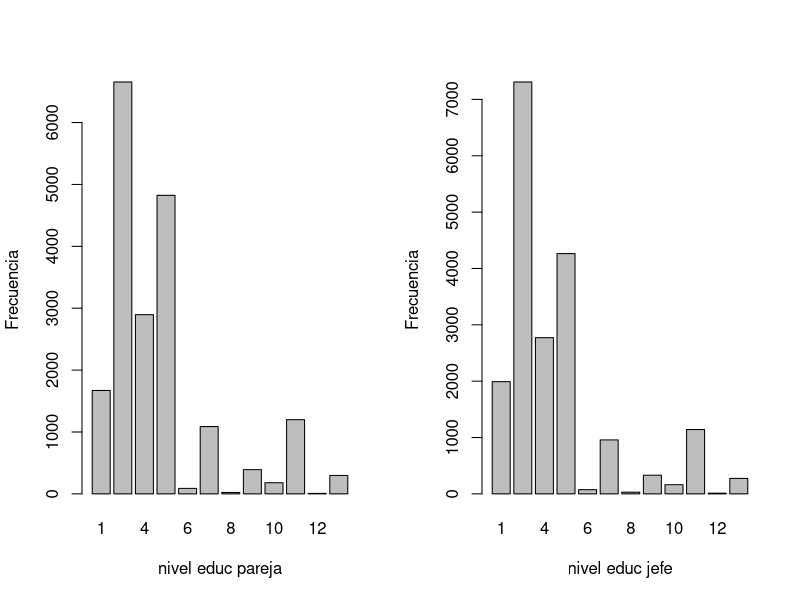
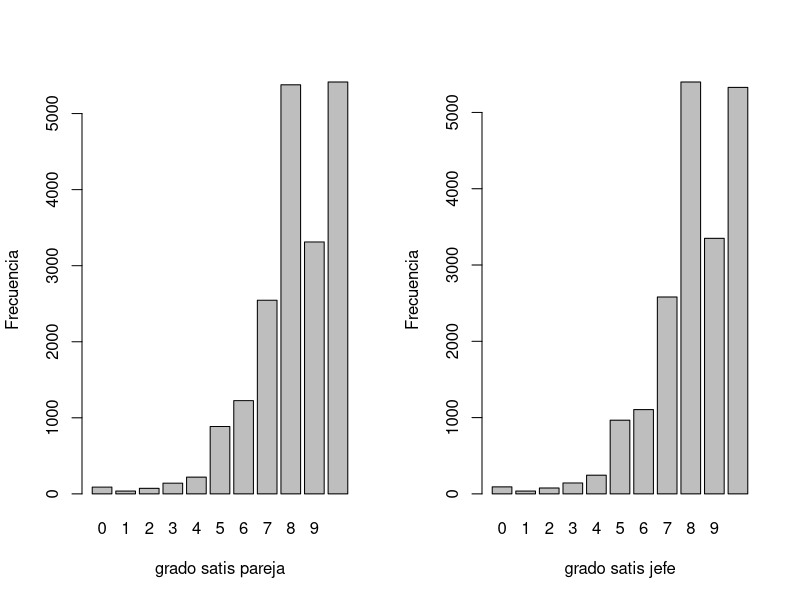
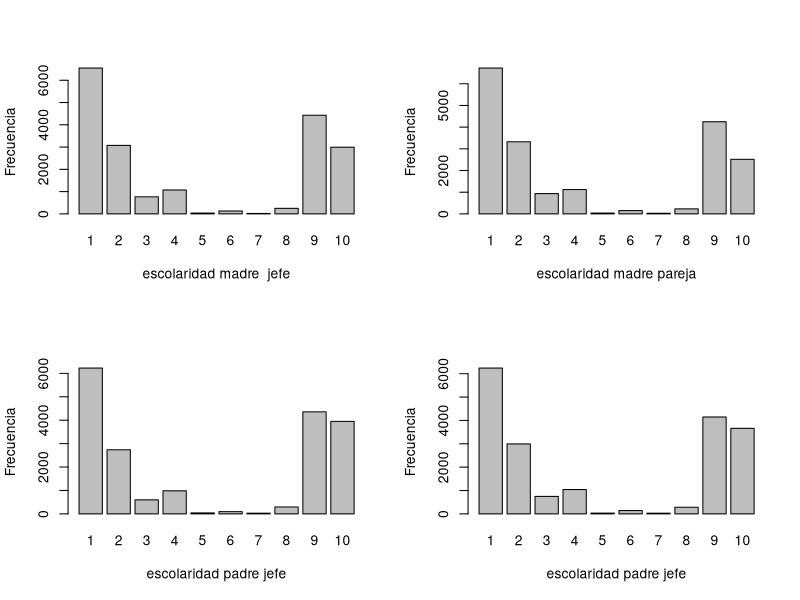
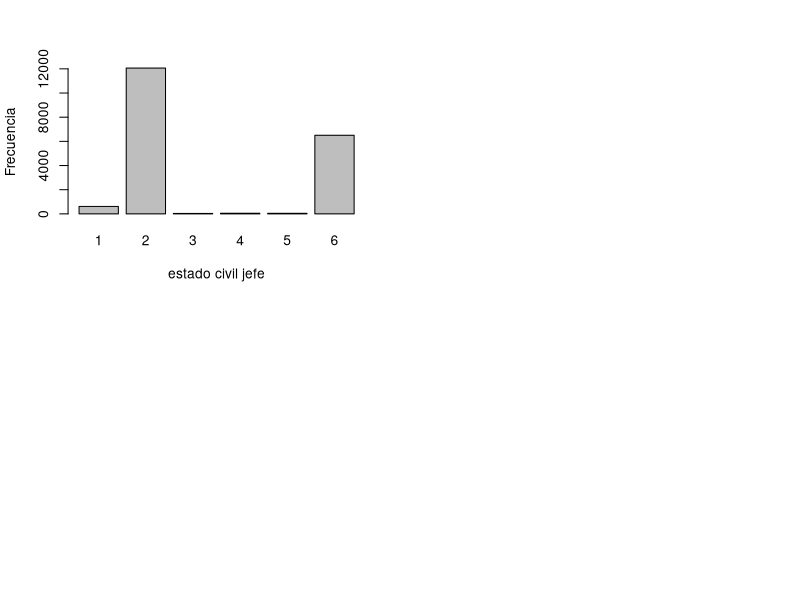
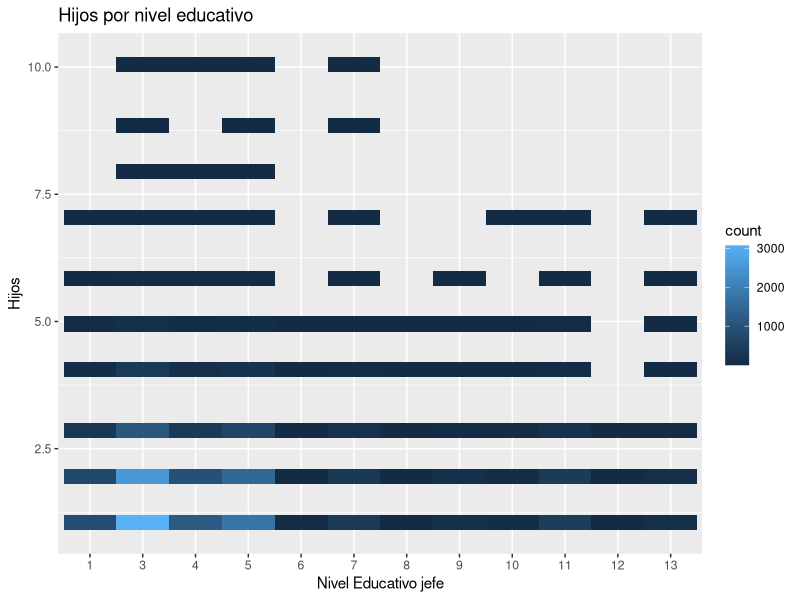
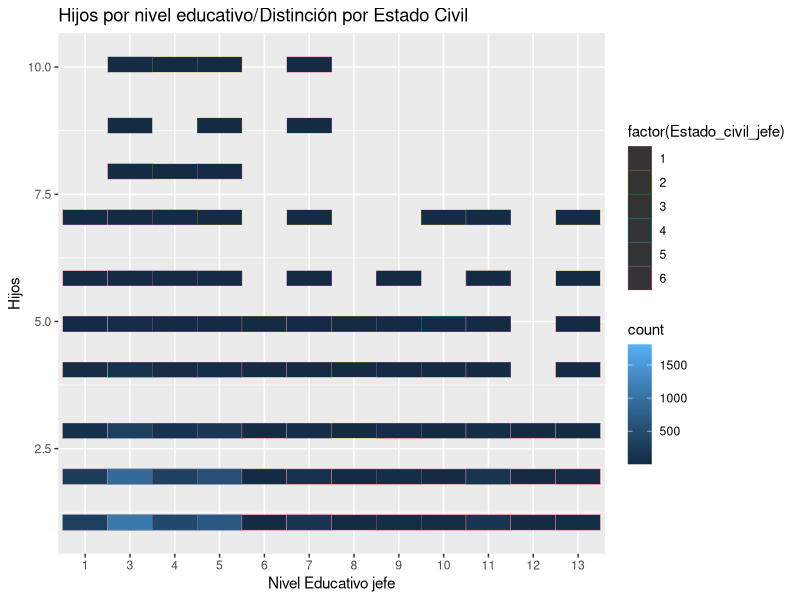
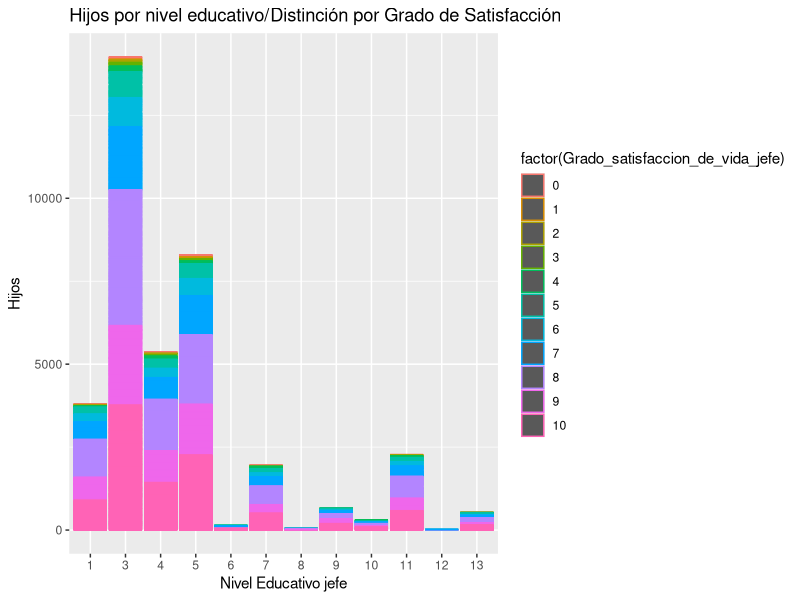
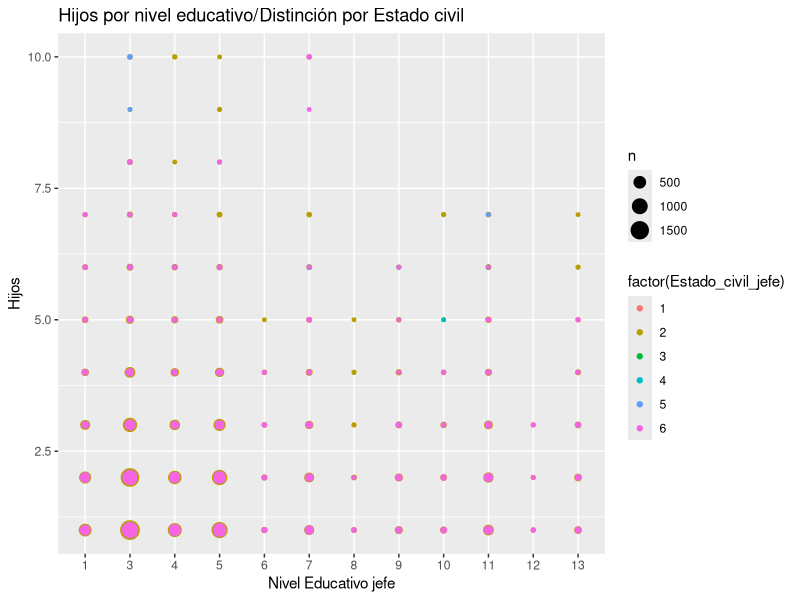

The R source for these figures, in order: (Note: this script raises an error after producing the figures.)
## ---- chunk 1
datos<-read.csv("VariablesEntrada.csv",header = TRUE,sep = ",")#39602 observaciones
datos<-na.omit(datos)#19323 observaciones
## ---- chunk 2
#'Estructura de los datos 
datos$Nivel_educativo_pareja<-as.factor(datos$Nivel_educativo_pareja)
datos$Grado_satisfaccion_de_vida_pareja<-as.factor(datos$Grado_satisfaccion_de_vida_pareja)
datos$Escolaridad_padre_pareja<-as.factor(datos$Escolaridad_padre_pareja)
datos$Escolaridad_madre_pareja<-as.factor(datos$Escolaridad_madre_pareja)
datos$Nivel_educativo_jefe<-as.factor(datos$Nivel_educativo_jefe)
datos$Estado_civil_jefe<-as.factor(datos$Estado_civil_jefe)
datos$Grado_satisfaccion_de_vida_jefe<-as.factor(datos$Grado_satisfaccion_de_vida_jefe)
datos$Escolaridad_padre_jefe<-as.factor(datos$Escolaridad_padre_jefe)
datos$Escolaridad_madre_jefe<-as.factor(datos$Escolaridad_madre_jefe)
datos$Hijos<-as.numeric(datos$Hijos)
datos$Numero_personas_por_casa<-as.numeric(datos$Numero_personas_por_casa)

## ---- chunk 3
dim(datos)#dimensión de la matriz de datos 
## ---- chunk 4
# Grafico de Barras para las variables de nivel de educación
par(mfrow=c(1,2))
barplot(table(datos$Nivel_educativo_pareja),xlab="nivel educ pareja", ylab="Frecuencia")
barplot(table(datos$Nivel_educativo_jefe),xlab="nivel educ jefe", ylab="Frecuencia")
## ---- chunk 5
# Grafico de Barras para las variables de grados de satisfacción
par(mfrow=c(1,2))
barplot(table(datos$Grado_satisfaccion_de_vida_pareja),,xlab="grado satis pareja", ylab="Frecuencia")
barplot(table(datos$Grado_satisfaccion_de_vida_jefe),xlab="grado satis jefe", ylab="Frecuencia")
## ---- chunk 6
# Grafico de Barras para las variables de escolaridad
par(mfrow=c(2,2))
barplot(table(datos$Escolaridad_madre_jefe),xlab="escolaridad madre  jefe", ylab="Frecuencia")
barplot(table(datos$Escolaridad_madre_pareja),xlab="escolaridad madre pareja", ylab="Frecuencia")
barplot(table(datos$Escolaridad_padre_jefe),xlab="escolaridad padre jefe", ylab="Frecuencia")
barplot(table(datos$Escolaridad_padre_pareja),xlab="escolaridad padre jefe", ylab="Frecuencia")
## ---- chunk 7

# Grafico de Barras para las variables estado civil, numero de hijos y personas en casa 
par(mfrow=c(2,2))
barplot(table(datos$Estado_civil_jefe),xlab="estado civil jefe", ylab="Frecuencia")
## ---- chunk 8
datos$Hijos<-as.integer(datos$Hijos)
library(ggplot2)
ggplot(data = datos) + 
  geom_bin2d(aes(Nivel_educativo_jefe,Hijos))+ ggtitle ("Hijos por nivel educativo")+ labs(x = "Nivel Educativo jefe",y = "Hijos") 
## ---- chunk 9
library(ggplot2)
ggplot(data = datos) + 
  geom_bin2d(aes(Nivel_educativo_jefe, Hijos,colour=factor(Estado_civil_jefe)))+ ggtitle ("Hijos por nivel educativo/Distinción por Estado Civil")+ labs(x = "Nivel Educativo jefe",y = "Hijos") 


## ---- chunk 10
library(ggplot2)
ggplot(data = datos) + 
  geom_col(aes(Nivel_educativo_jefe, Hijos,colour=factor(Grado_satisfaccion_de_vida_jefe)))+ ggtitle ("Hijos por nivel educativo/Distinción por Grado de Satisfacción")+ labs(x = "Nivel Educativo jefe",y = "Hijos") 
## ---- chunk 11
library(ggplot2)
ggplot(data = datos) + 
  geom_count(aes(Nivel_educativo_jefe, Hijos,colour=factor(Estado_civil_jefe)))+ ggtitle ("Hijos por nivel educativo/Distinción por Estado civil")+ labs(x = "Nivel Educativo jefe",y = "Hijos") 
## ---- chunk 12
library(ggplot2)
ggplot(data = datos) + 
  geom_count(aes(Nivel_educativo_jefe,Numero_personas_por_casa,colour=factor(Estado_civil_jefe)))+ ggtitle ("personas en casa por nivel educativo/Distinción por Estado civil")+ labs(x = "Nivel Educativo jefe",y = "personas por casa") 
## ---- chunk 13
library(ggplot2)
ggplot(data = datos) + 
  geom_count(aes(Nivel_educativo_jefe,Numero_personas_por_casa,colour=factor(Grado_satisfaccion_de_vida_jefe)))+ ggtitle ("personas en casa por nivel educativo/Distinción por grado de satisfacción")+ labs(x = "Nivel Educativo jefe",y = "personas por casa") 
## ---- chunk 14
numero<-123456789
set.seed(numero)
subset<-sample((1:nrow(datos)), (nrow(datos)/2)+1)
Train<-datos[subset,] #9662 datos Entrena
Test<-datos[-subset,] #9661 datos Validación
Train1<-Train[,-12]
Test1<-Test[,-12]
y_Train<-Train$Hijos
y_Test<-Test$Hijos
## ---- chunk 15
library(caret)
cv10<-trainControl(method='cv',number = 10)
set.seed(123456789)
fit<-train(Hijos~Nivel_educativo_jefe+Grado_satisfaccion_de_vida_jefe+Estado_civil_jefe+Numero_personas_por_casa,
method = 'knn',
tuneGrid = expand.grid(k=1:20),
trControl = cv10,
metric = "Accuracy",
data = datos)
fit
## ---- chunk 16
library(class)
mod_knn_train<-knn(train=Train1,test=Train1,cl=y_Train,k=1)
mod_knn_test<-knn(train=Train1,test=Test1,cl=y_Train,k=1)
library(caret)
matriz_confusion<-confusionMatrix(mod_knn_train,y_Train)
matriz_confusion$table
error_knn<-1-matriz_confusion$overall['Accuracy']
names(error_knn) <- 'Tasa de error'
error_knn #Tasa de error
## ---- chunk 17
library(class)
mod_knn_train<-knn(train=Train1,test=Train1,cl=y_Train,k=10)
mod_knn_test<-knn(train=Train1,test=Test1,cl=y_Train,k=10)
library(caret)
matriz_confusion<-confusionMatrix(mod_knn_train,y_Train)
matriz_confusion$table
error_knn<-1-matriz_confusion$overall['Accuracy']
names(error_knn) <- 'Tasa de error'
error_knn #Tasa de error
## ---- chunk 18
library(class)
mod_knn_train<-knn(train=Train1,test=Train1,cl=y_Train,k=50)
mod_knn_test<-knn(train=Train1,test=Test1,cl=y_Train,k=50)
library(caret)
matriz_confusion<-confusionMatrix(mod_knn_train,y_Train)
matriz_confusion$table
error_knn<-1-matriz_confusion$overall['Accuracy']
names(error_knn) <- 'Tasa de error'
error_knn #Tasa de error
## ---- chunk 19
library(class)
mod_knn_train<-knn(train=Train1,test=Train1,cl=y_Train,k=100)
mod_knn_test<-knn(train=Train1,test=Test1,cl=y_Train,k=100)
library(caret)
matriz_confusion<-confusionMatrix(mod_knn_train,y_Train)
matriz_confusion$table
error_knn<-1-matriz_confusion$overall['Accuracy']
names(error_knn) <- 'Tasa de error'
error_knn #Tasa de error
## ---- chunk 20
library(class)
mod_knn_train<-knn(train=Train1,test=Train1,cl=y_Train,k=150)
mod_knn_test<-knn(train=Train1,test=Test1,cl=y_Train,k=150)
library(caret)
matriz_confusion<-confusionMatrix(mod_knn_train,y_Train)
matriz_confusion$table
error_knn<-1-matriz_confusion$overall['Accuracy']
names(error_knn) <- 'Tasa de error'
error_knn #Tasa de error
